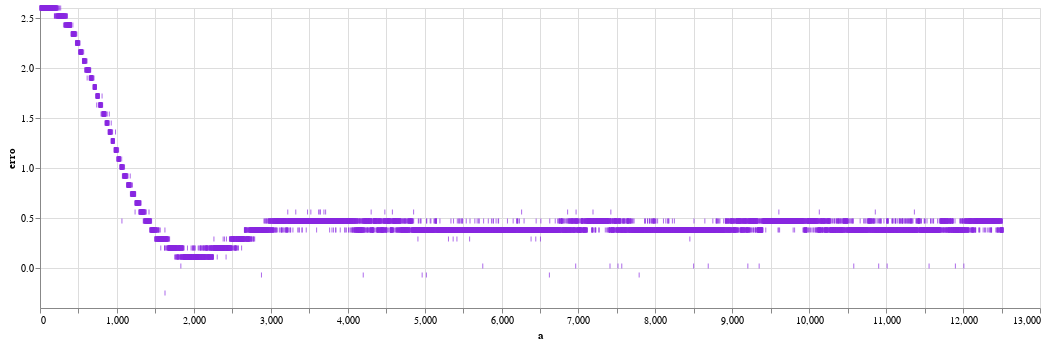

Write notebook code for a chart like this one.
### Code cell
alt.Chart(data).mark_tick(color = "blueviolet").encode(
    alt.X("a"),
    alt.Y("erro"),
    tooltip = ["erro"]
).properties(
    width = 1000
)

### Figure 1 — Vega-Lite specification as saved in the notebook (floating-point values rounded to 4 significant figures; data arrays with more than 128 entries replaced by an {"elided": "..."} marker saying what was removed)
{"config": {"view": {"continuousWidth": 300, "continuousHeight": 300}}, "data": {"name": "data-b9587454bccd37414e2c6c73de6b4433"}, "mark": {"type": "tick", "color": "blueviolet"}, "encoding": {"tooltip": [{"field": "erro", "type": "quantitative"}], "x": {"field": "a", "type": "quantitative"}, "y": {"field": "erro", "type": "quantitative"}}, "width": 1000, "$schema": "https://vega.github.io/schema/vega-lite/v5.20.1.json", "datasets": {"data-b9587454bccd37414e2c6c73de6b4433": {"elided": "12521 records"}}}
